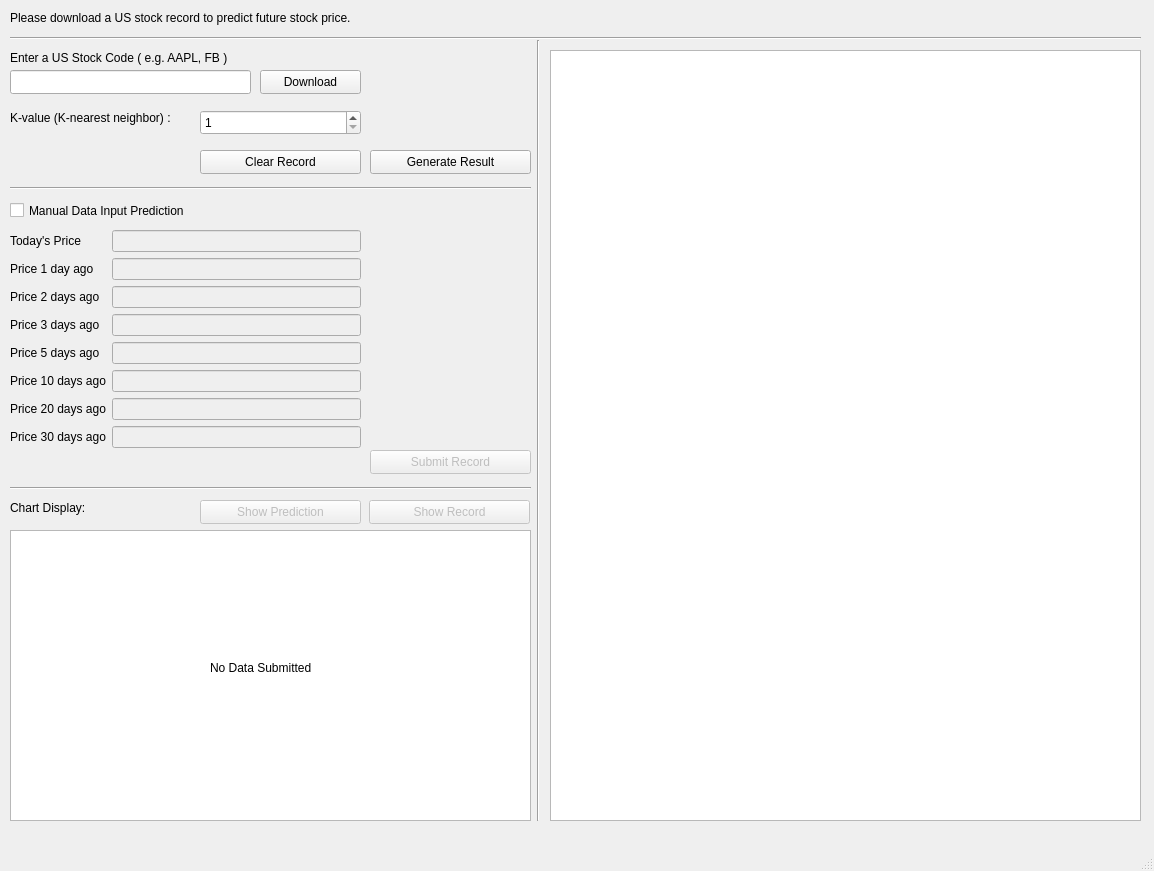
<?xml version="1.0" encoding="UTF-8"?>
<ui version="4.0">
 <class>MainWindow</class>
 <widget class="QMainWindow" name="MainWindow">
  <property name="geometry">
   <rect>
    <x>0</x>
    <y>0</y>
    <width>1154</width>
    <height>871</height>
   </rect>
  </property>
  <property name="windowTitle">
   <string>Stock Predictor</string>
  </property>
  <widget class="QWidget" name="centralwidget">
   <widget class="QLabel" name="label_header">
    <property name="geometry">
     <rect>
      <x>10</x>
      <y>10</y>
      <width>531</width>
      <height>16</height>
     </rect>
    </property>
    <property name="text">
     <string>Please download a US stock record to predict future stock price.</string>
    </property>
   </widget>
   <widget class="Line" name="line">
    <property name="geometry">
     <rect>
      <x>10</x>
      <y>30</y>
      <width>1131</width>
      <height>16</height>
     </rect>
    </property>
    <property name="orientation">
     <enum>Qt::Horizontal</enum>
    </property>
   </widget>
   <widget class="Line" name="line_2">
    <property name="geometry">
     <rect>
      <x>530</x>
      <y>40</y>
      <width>16</width>
      <height>781</height>
     </rect>
    </property>
    <property name="orientation">
     <enum>Qt::Vertical</enum>
    </property>
   </widget>
   <widget class="QWidget" name="formLayoutWidget">
    <property name="geometry">
     <rect>
      <x>10</x>
      <y>230</y>
      <width>351</width>
      <height>251</height>
     </rect>
    </property>
    <layout class="QFormLayout" name="formLayout">
     <item row="0" column="0">
      <widget class="QLabel" name="label_01">
       <property name="text">
        <string>Today's Price</string>
       </property>
      </widget>
     </item>
     <item row="0" column="1">
      <widget class="QLineEdit" name="price_today">
       <property name="enabled">
        <bool>false</bool>
       </property>
      </widget>
     </item>
     <item row="1" column="0">
      <widget class="QLabel" name="label_02">
       <property name="text">
        <string>Price 1 day ago</string>
       </property>
      </widget>
     </item>
     <item row="1" column="1">
      <widget class="QLineEdit" name="price_day_1">
       <property name="enabled">
        <bool>false</bool>
       </property>
      </widget>
     </item>
     <item row="2" column="0">
      <widget class="QLabel" name="label_03">
       <property name="text">
        <string>Price 2 days ago</string>
       </property>
      </widget>
     </item>
     <item row="2" column="1">
      <widget class="QLineEdit" name="price_day_2">
       <property name="enabled">
        <bool>false</bool>
       </property>
      </widget>
     </item>
     <item row="3" column="0">
      <widget class="QLabel" name="label_04">
       <property name="text">
        <string>Price 3 days ago</string>
       </property>
      </widget>
     </item>
     <item row="3" column="1">
      <widget class="QLineEdit" name="price_day_3">
       <property name="enabled">
        <bool>false</bool>
       </property>
      </widget>
     </item>
     <item row="4" column="0">
      <widget class="QLabel" name="label_05">
       <property name="text">
        <string>Price 5 days ago</string>
       </property>
      </widget>
     </item>
     <item row="4" column="1">
      <widget class="QLineEdit" name="price_day_5">
       <property name="enabled">
        <bool>false</bool>
       </property>
      </widget>
     </item>
     <item row="5" column="0">
      <widget class="QLabel" name="label_06">
       <property name="text">
        <string>Price 10 days ago</string>
       </property>
      </widget>
     </item>
     <item row="5" column="1">
      <widget class="QLineEdit" name="price_day_10">
       <property name="enabled">
        <bool>false</bool>
       </property>
      </widget>
     </item>
     <item row="6" column="0">
      <widget class="QLabel" name="label_07">
       <property name="text">
        <string>Price 20 days ago</string>
       </property>
      </widget>
     </item>
     <item row="6" column="1">
      <widget class="QLineEdit" name="price_day_20">
       <property name="enabled">
        <bool>false</bool>
       </property>
      </widget>
     </item>
     <item row="7" column="0">
      <widget class="QLabel" name="label_08">
       <property name="text">
        <string>Price 30 days ago</string>
       </property>
      </widget>
     </item>
     <item row="7" column="1">
      <widget class="QLineEdit" name="price_day_30">
       <property name="enabled">
        <bool>false</bool>
       </property>
      </widget>
     </item>
    </layout>
   </widget>
   <widget class="QLabel" name="label_guide">
    <property name="geometry">
     <rect>
      <x>380</x>
      <y>10</y>
      <width>761</width>
      <height>16</height>
     </rect>
    </property>
    <property name="text">
     <string/>
    </property>
   </widget>
   <widget class="QPushButton" name="download">
    <property name="enabled">
     <bool>true</bool>
    </property>
    <property name="geometry">
     <rect>
      <x>260</x>
      <y>70</y>
      <width>101</width>
      <height>24</height>
     </rect>
    </property>
    <property name="text">
     <string>Download</string>
    </property>
   </widget>
   <widget class="QPushButton" name="button_submit">
    <property name="enabled">
     <bool>false</bool>
    </property>
    <property name="geometry">
     <rect>
      <x>370</x>
      <y>450</y>
      <width>161</width>
      <height>24</height>
     </rect>
    </property>
    <property name="text">
     <string>Submit Record</string>
    </property>
   </widget>
   <widget class="QPushButton" name="button_clear">
    <property name="geometry">
     <rect>
      <x>200</x>
      <y>150</y>
      <width>161</width>
      <height>24</height>
     </rect>
    </property>
    <property name="text">
     <string>Clear Record</string>
    </property>
   </widget>
   <widget class="QPushButton" name="button_generate">
    <property name="geometry">
     <rect>
      <x>370</x>
      <y>150</y>
      <width>161</width>
      <height>24</height>
     </rect>
    </property>
    <property name="text">
     <string>Generate Result</string>
    </property>
   </widget>
   <widget class="QTextEdit" name="output_screen">
    <property name="geometry">
     <rect>
      <x>550</x>
      <y>50</y>
      <width>591</width>
      <height>771</height>
     </rect>
    </property>
   </widget>
   <widget class="QChartView" name="graphicsView">
    <property name="geometry">
     <rect>
      <x>10</x>
      <y>530</y>
      <width>521</width>
      <height>291</height>
     </rect>
    </property>
    <property name="autoFillBackground">
     <bool>true</bool>
    </property>
   </widget>
   <widget class="QLineEdit" name="item_code">
    <property name="enabled">
     <bool>true</bool>
    </property>
    <property name="geometry">
     <rect>
      <x>10</x>
      <y>70</y>
      <width>241</width>
      <height>24</height>
     </rect>
    </property>
   </widget>
   <widget class="Line" name="line_3">
    <property name="geometry">
     <rect>
      <x>10</x>
      <y>180</y>
      <width>521</width>
      <height>16</height>
     </rect>
    </property>
    <property name="orientation">
     <enum>Qt::Horizontal</enum>
    </property>
   </widget>
   <widget class="QCheckBox" name="check_manual_input">
    <property name="geometry">
     <rect>
      <x>10</x>
      <y>200</y>
      <width>341</width>
      <height>21</height>
     </rect>
    </property>
    <property name="text">
     <string>Manual Data Input Prediction</string>
    </property>
   </widget>
   <widget class="QLabel" name="label">
    <property name="geometry">
     <rect>
      <x>10</x>
      <y>50</y>
      <width>251</width>
      <height>16</height>
     </rect>
    </property>
    <property name="text">
     <string>Enter a US Stock Code ( e.g. AAPL, FB )</string>
    </property>
   </widget>
   <widget class="QLabel" name="label_2">
    <property name="geometry">
     <rect>
      <x>10</x>
      <y>110</y>
      <width>191</width>
      <height>16</height>
     </rect>
    </property>
    <property name="text">
     <string>K-value (K-nearest neighbor) :</string>
    </property>
   </widget>
   <widget class="Line" name="line_4">
    <property name="geometry">
     <rect>
      <x>10</x>
      <y>480</y>
      <width>521</width>
      <height>16</height>
     </rect>
    </property>
    <property name="orientation">
     <enum>Qt::Horizontal</enum>
    </property>
   </widget>
   <widget class="QLabel" name="label_3">
    <property name="geometry">
     <rect>
      <x>10</x>
      <y>500</y>
      <width>201</width>
      <height>16</height>
     </rect>
    </property>
    <property name="text">
     <string>Chart Display:</string>
    </property>
   </widget>
   <widget class="QSpinBox" name="k_value">
    <property name="geometry">
     <rect>
      <x>200</x>
      <y>110</y>
      <width>161</width>
      <height>25</height>
     </rect>
    </property>
    <property name="minimum">
     <number>1</number>
    </property>
   </widget>
   <widget class="QLabel" name="label_no_data">
    <property name="geometry">
     <rect>
      <x>210</x>
      <y>660</y>
      <width>111</width>
      <height>16</height>
     </rect>
    </property>
    <property name="text">
     <string>No Data Submitted</string>
    </property>
   </widget>
   <widget class="QPushButton" name="button_chart_record">
    <property name="enabled">
     <bool>false</bool>
    </property>
    <property name="geometry">
     <rect>
      <x>369</x>
      <y>500</y>
      <width>161</width>
      <height>24</height>
     </rect>
    </property>
    <property name="text">
     <string>Show Record</string>
    </property>
   </widget>
   <widget class="QPushButton" name="button_chart_result">
    <property name="enabled">
     <bool>false</bool>
    </property>
    <property name="geometry">
     <rect>
      <x>200</x>
      <y>500</y>
      <width>161</width>
      <height>24</height>
     </rect>
    </property>
    <property name="text">
     <string>Show Prediction</string>
    </property>
   </widget>
  </widget>
  <widget class="QMenuBar" name="menubar">
   <property name="geometry">
    <rect>
     <x>0</x>
     <y>0</y>
     <width>1154</width>
     <height>25</height>
    </rect>
   </property>
  </widget>
  <widget class="QStatusBar" name="statusbar"/>
 </widget>
 <customwidgets>
  <customwidget>
   <class>QChartView</class>
   <extends>QGraphicsView</extends>
   <header>QtCharts</header>
  </customwidget>
 </customwidgets>
 <resources/>
 <connections/>
</ui>
